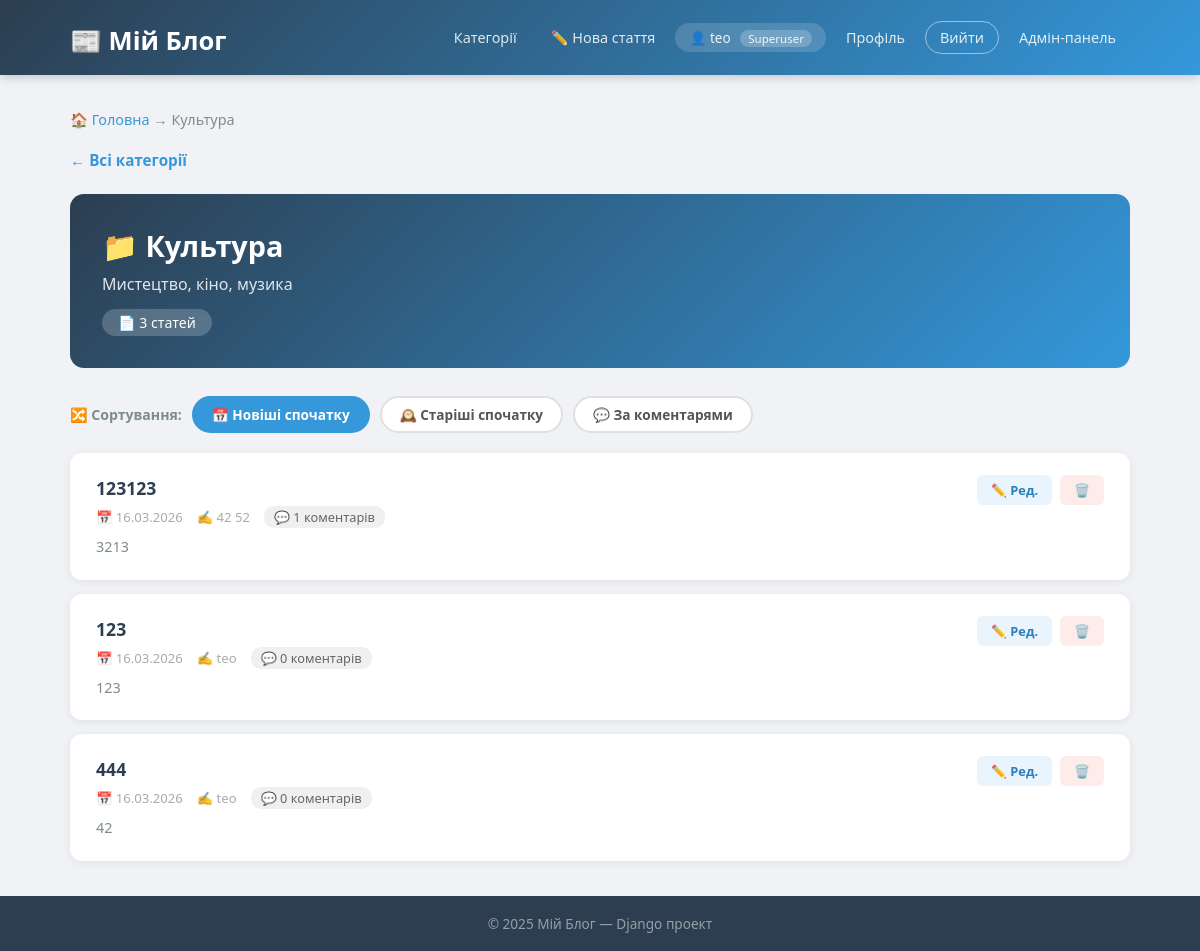
Screenshot of /category/kultura/ (signed in) with the database file from the repository.
### blog/models.py (models this page shows, shortened)
class Category(models.Model):
    name = models.CharField(max_length=100, verbose_name='Назва категорії')
    slug = models.SlugField(unique=True, verbose_name='Slug')
    description = models.TextField(blank=True, verbose_name='Опис')
    class Meta:
        verbose_name = 'Категорія'
        verbose_name_plural = 'Категорії'
        ordering = ['name']

class Article(models.Model):
    title = models.CharField(max_length=200, verbose_name='Заголовок')
    content = models.TextField(verbose_name='Зміст')
    category = models.ForeignKey(
        Category,
        on_delete=models.CASCADE,
        related_name='articles',
        verbose_name='Категорія'
    )
    author = models.ForeignKey(
        User,
        on_delete=models.SET_NULL,
        null=True,
        related_name='articles',
        verbose_name='Автор'
    )
    created_at = models.DateTimeField(auto_now_add=True, verbose_name='Дата публікації')
    updated_at = models.DateTimeField(auto_now=True, verbose_name='Дата редагування')
    is_published = models.BooleanField(default=True, verbose_name='Опубліковано')
    class Meta:
        verbose_name = 'Стаття'
        verbose_name_plural = 'Статті'
        ordering = ['-created_at']

### blog/views.py (the view)
# urls.py: path('category/<slug:slug>/', views.category_detail, name='category_detail'),
def category_detail(request, slug):
    category = get_object_or_404(Category, slug=slug)
    sort = request.GET.get('sort', 'newest')
    articles = Article.objects.filter(
        category=category, is_published=True
    ).select_related('author').annotate(comment_count=Count('comments'))
    if sort == 'oldest':
        articles = articles.order_by('created_at')
    elif sort == 'comments':
        articles = articles.order_by('-comment_count')
    else:
        articles = articles.order_by('-created_at')
    return render(request, 'blog/category_detail.html', {
        'category': category,
        'articles': articles,
        'current_sort': sort,
    })

### blog/models.py (called while the page is built)
    def can_create_article(self):
        return self.role in [self.ROLE_AUTHOR, self.ROLE_MODERATOR] or self.user.is_staff

### blog/templates/blog/category_detail.html (shortened to what this page needs)
{% extends 'blog/base.html' %}
{% block content %}
<div class="breadcrumb"><a href="/">🏠 Головна</a> → {{ category.name }}</div>
<a href="/" class="back-btn">← Всі категорії</a>
<div class="category-hero">
    <h2>📁 {{ category.name }}</h2>
    {% if category.description %}<p>{{ category.description }}</p>{% endif %}
    <span class="count-badge">📄 {{ articles.count }} статей</span>
</div>
<div class="sort-bar">
    <span>🔀 Сортування:</span>
    <a href="?sort=newest" class="sort-btn {% if current_sort == 'newest' %}active{% endif %}">
        📅 Новіші спочатку
    </a>
    <a href="?sort=oldest" class="sort-btn {% if current_sort == 'oldest' %}active{% endif %}">
        🕰️ Старіші спочатку
    </a>
    <a href="?sort=comments" class="sort-btn {% if current_sort == 'comments' %}active{% endif %}">
        💬 За коментарями
    </a>
</div>
{% if articles %}
    <div class="articles-list">
        {% for article in articles %}
        <div class="article-card">
            <div style="flex:1;">
                <h3><a href="{% url 'blog:article_detail' article.pk %}">{{ article.title }}</a></h3>
                <div class="article-meta">
                    <span>📅 {{ article.created_at|date:"d.m.Y" }}</span>
                    {% if article.author %}
                        <span>✍️ {{ article.author.get_full_name|default:article.author.username }}</span>
                    {% endif %}
                    <span class="comment-count">💬 {{ article.comment_count }} коментарів</span>
                </div>
                <p class="article-excerpt">{{ article.content|truncatewords:20 }}</p>
            </div>
            {% if user.is_authenticated %}
                {% if user == article.author or user.is_staff %}
                <div class="art-actions">
                    <a href="{% url 'blog:article_edit' article.pk %}" class="btn-sm btn-edit">✏️ Ред.</a>
                    <a href="{% url 'blog:article_delete' article.pk %}" class="btn-sm btn-del">🗑️</a>
                </div>
                {% endif %}
            {% endif %}
        </div>
        {% endfor %}
    </div>
{% else %}
    <div class="empty-state">
        <div style="font-size:3rem;margin-bottom:12px;">📭</div>
        <p>У цій категорії ще немає статей.</p>
    </div>
{% endif %}
{% endblock %}

### blog/templates/blog/base.html (shortened to what this page needs)
<!DOCTYPE html>
<html lang="uk">
<head>
</head>
<body>
<header>
    <div class="container">
        <h1><a href="/">📰 Мій Блог</a></h1>
        <nav>
            <a href="/">Категорії</a>
            {% if user.is_authenticated %}
                {% with profile=user.profile %}
                    {% if profile.can_create_article or user.is_staff %}
                        <a href="{% url 'blog:article_create' %}">✏️ Нова стаття</a>
                    {% endif %}
                {% endwith %}
                <span class="user-badge">
                    👤 {{ user.username }}
                    {% if user.is_superuser %}<span class="role-tag">Superuser</span>
                    {% elif user.is_staff %}<span class="role-tag">Адмін</span>
                    {% elif user.profile.role == 'moderator' %}<span class="role-tag">Модератор</span>
                    {% elif user.profile.role == 'author' %}<span class="role-tag">Автор</span>
                    {% else %}<span class="role-tag">Читач</span>
                    {% endif %}
                </span>
                <a href="{% url 'blog:profile' %}">Профіль</a>
                <a href="{% url 'blog:logout' %}" class="btn-outline">Вийти</a>
            {% else %}
                <a href="{% url 'blog:login' %}">Увійти</a>
                <a href="{% url 'blog:register' %}" class="btn-primary">Реєстрація</a>
            {% endif %}
            {% if user.is_staff %}<a href="/admin/">Адмін-панель</a>{% endif %}
        </nav>
    </div>
</header>
<main>
    <div class="container">
        {% block content %}{% endblock %}
    </div>
</main>
<footer>
    <p>© 2025 Мій Блог — Django проект</p>
</footer>
</body>
</html>

### blog/templates/blog/base.html (style rules this page uses)
* { box-sizing: border-box; margin: 0; padding: 0; }
body { font-family: 'Segoe UI', sans-serif; background: #f0f2f5; color: #333; min-height: 100vh; display: flex; flex-direction: column; }
header { background: linear-gradient(135deg, #2c3e50, #3498db); color: white; padding: 16px 0; box-shadow: 0 2px 10px rgba(0,0,0,0.2); }
header .container { display: flex; align-items: center; justify-content: space-between; flex-wrap: wrap; gap: 10px; }
header h1 a { color: white; text-decoration: none; font-size: 1.6rem; font-weight: 700; }
nav { display: flex; align-items: center; gap: 6px; flex-wrap: wrap; }
nav a { color: rgba(255,255,255,0.85); text-decoration: none; padding: 6px 14px; border-radius: 20px; font-size: 0.9rem; transition: background 0.2s; }
nav a.btn-outline { border: 1px solid rgba(255,255,255,0.5); }
.user-badge { background: rgba(255,255,255,0.15); border-radius: 20px; padding: 5px 14px; font-size: 0.85rem; color: rgba(255,255,255,0.9); }
.role-tag { font-size: 0.72rem; background: rgba(255,255,255,0.2); border-radius: 10px; padding: 1px 8px; margin-left: 6px; }
.container { max-width: 1100px; margin: 0 auto; padding: 0 20px; }
main { padding: 35px 0; flex: 1; }
footer { background: #2c3e50; color: rgba(255,255,255,0.5); text-align: center; padding: 18px; font-size: 0.85rem; }

### blog/templates/blog/category_detail.html (style rules this page uses)
.breadcrumb { font-size: 0.9rem; color: #7f8c8d; margin-bottom: 20px; }
.breadcrumb a { color: #3498db; text-decoration: none; }
.category-hero { background: linear-gradient(135deg, #2c3e50, #3498db); color: white; border-radius: 14px; padding: 32px; margin-bottom: 28px; }
.category-hero h2 { font-size: 1.8rem; margin-bottom: 8px; }
.category-hero p { opacity: 0.85; margin-bottom: 14px; }
.count-badge { background: rgba(255,255,255,0.2); border-radius: 20px; padding: 4px 16px; font-size: 0.88rem; display: inline-block; }
.sort-bar { display: flex; align-items: center; gap: 10px; margin-bottom: 20px; flex-wrap: wrap; }
.sort-bar span { font-size: 0.88rem; color: #7f8c8d; font-weight: 600; }
.sort-btn { padding: 7px 18px; border-radius: 20px; text-decoration: none; font-size: 0.85rem; font-weight: 600; border: 2px solid #e0e0e0; color: #555; background: white; transition: all 0.2s; }
.sort-btn.active { background: #3498db; border-color: #3498db; color: white; }
.articles-list { display: flex; flex-direction: column; gap: 14px; }
.article-card { background: white; border-radius: 12px; padding: 22px 26px; box-shadow: 0 2px 8px rgba(0,0,0,0.07); display: flex; justify-content: space-between; align-items: flex-start; gap: 16px; transition: transform 0.15s, box-shadow 0.15s; }
.article-card h3 a { color: #2c3e50; text-decoration: none; font-size: 1.1rem; }
.article-meta { color: #aaa; font-size: 0.82rem; margin-top: 6px; display: flex; gap: 14px; flex-wrap: wrap; align-items: center; }
.article-meta .comment-count { background: #f0f0f0; border-radius: 10px; padding: 2px 10px; font-size: 0.8rem; color: #666; }
.article-excerpt { color: #7f8c8d; font-size: 0.9rem; margin-top: 8px; line-height: 1.5; }
.art-actions { display: flex; gap: 8px; flex-shrink: 0; }
.btn-sm { padding: 6px 14px; border-radius: 6px; font-size: 0.8rem; text-decoration: none; font-weight: 600; white-space: nowrap; }
.btn-edit { background: #eaf4fd; color: #2980b9; }
.btn-del { background: #fdecea; color: #c0392b; }
.back-btn { display: inline-flex; align-items: center; gap: 6px; color: #3498db; text-decoration: none; font-weight: 600; margin-bottom: 24px; font-size: 0.95rem; }

### rows the page displays
Category: name "Культура", description "Мистецтво, кіно, музика"
Article: title "123123", created_at "16.03.2026", author.get_full_name "42 52", comment_count "1", content "3213", shows "✏️ Ред."
Article: title "123", created_at "16.03.2026", author.get_full_name "teo", comment_count "0", content "123", shows "✏️ Ред."
Article: title "444", created_at "16.03.2026", author.get_full_name "teo", comment_count "0", content "42", shows "✏️ Ред."

### other values shown
{{ user.username }} "teo"
{{ articles.count }} "3"
